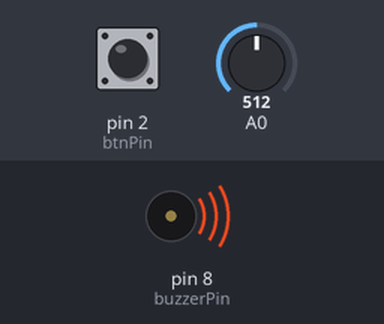
A sketch run on a simulated Arduino Uno, built with avr-gcc and run on an emulated ATmega328P. Parts: buzzer (waves = sounding). The inputs (shaded band) are chosen by the test bench; at power-on: pin 2 (btnPin) HIGH, A0 = 512. What the sketch prints to the serial monitor is not drawn.

Above: at 1.2 s.
1.3 s: pin 2 (btnPin) pulled LOW for 0.15 s
At 1.4 s:
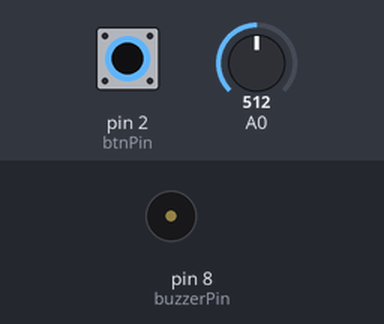
3.0 s: pin 2 (btnPin) pulled LOW for 3.2 s
At 6.9 s:
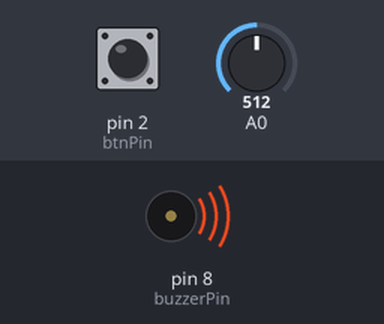
Timing chart, 0 to 8.4 s (numbered marks = the images above; inputs shaded):
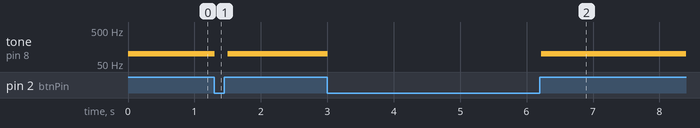

Measured:
- after the input at 1.3 s, tone on pin 8 (buzzerPin): 100 Hz → silent at once, → 100 Hz 0.20 s later
- after the input at 3.0 s, tone on pin 8 (buzzerPin): 100 Hz → silent at once, → 100 Hz 3.2 s later

The sketch:

SoundByAnalogReferenceDEFAULT.ino
```cpp
// Скетч снятия звука с модулей KY-037, KY-038 и
// вывода на плоттер

#define buzzerPin 8   // контакт для подключения зуммера
int btnPin = 2;       // контакт кнопки включения зуммера

void setup()
 {
    pinMode(buzzerPin, OUTPUT);
    pinMode(btnPin, INPUT_PULLUP);

    Serial.begin(9600);
    pinMode(A0, INPUT);
    // analogReference() нужно так
    analogReference(DEFAULT);
    // а можно и так
    //Serial.println("DEFAULT");

 }
void loop()
 {
    int btnState = digitalRead(btnPin);
    if (btnState == HIGH) tone(buzzerPin, 100);
    else noTone(buzzerPin);
    Serial.println(analogRead(A0));
    delay(100);
 }
```
